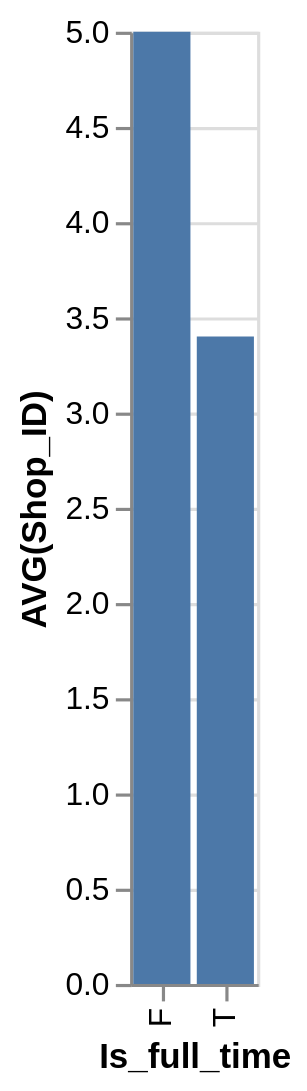

Describe this chart as a Vega-Lite specification.
### Vega-Lite specification from a JSON file in a GitHub repository (floating-point values rounded to 4 significant figures)
{"data": {"values": [{"x_data": "F", "y_data": 5}, {"x_data": "T", "y_data": 3.4}]}, "mark": "bar", "encoding": {"x": {"field": "x_data", "type": "nominal", "title": "Is_full_time", "sort": "ascending"}, "y": {"field": "y_data", "type": "quantitative", "title": "AVG(Shop_ID)"}}}
